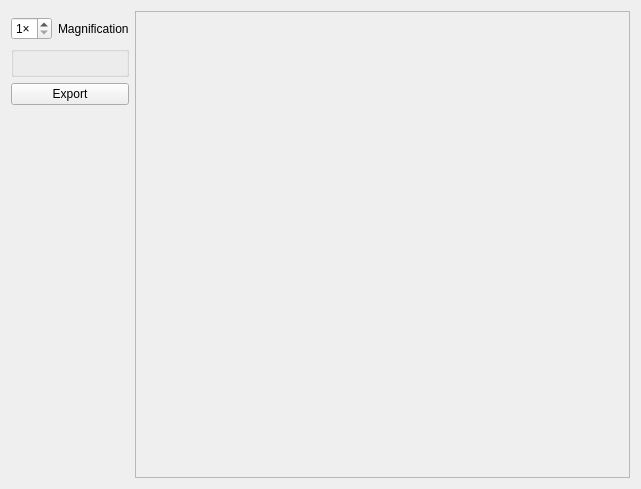
<?xml version="1.0" encoding="UTF-8"?>
<ui version="4.0">
 <class>MapView</class>
 <widget class="QWidget" name="MapView">
  <property name="geometry">
   <rect>
    <x>0</x>
    <y>0</y>
    <width>641</width>
    <height>489</height>
   </rect>
  </property>
  <property name="windowTitle">
   <string>Maps</string>
  </property>
  <layout class="QGridLayout" name="gridLayout">
   <item row="0" column="0">
    <layout class="QVBoxLayout" name="bgLayout"/>
   </item>
   <item row="0" column="1" rowspan="5">
    <widget class="QScrollArea" name="scrollArea">
     <property name="widgetResizable">
      <bool>true</bool>
     </property>
     <property name="alignment">
      <set>Qt::AlignLeading|Qt::AlignLeft|Qt::AlignTop</set>
     </property>
     <widget class="QWidget" name="scrollAreaWidgetContents">
      <property name="geometry">
       <rect>
        <x>0</x>
        <y>0</y>
        <width>457</width>
        <height>463</height>
       </rect>
      </property>
      <layout class="QVBoxLayout" name="verticalLayout">
       <property name="leftMargin">
        <number>0</number>
       </property>
       <property name="topMargin">
        <number>0</number>
       </property>
       <property name="rightMargin">
        <number>0</number>
       </property>
       <property name="bottomMargin">
        <number>0</number>
       </property>
       <item>
        <widget class="QLabel" name="map">
         <property name="text">
          <string/>
         </property>
        </widget>
       </item>
       <item>
        <spacer name="verticalSpacer_2">
         <property name="orientation">
          <enum>Qt::Vertical</enum>
         </property>
         <property name="sizeHint" stdset="0">
          <size>
           <width>20</width>
           <height>40</height>
          </size>
         </property>
        </spacer>
       </item>
      </layout>
     </widget>
    </widget>
   </item>
   <item row="2" column="0">
    <widget class="QGBA::AssetTile" name="tile"/>
   </item>
   <item row="4" column="0">
    <spacer name="verticalSpacer">
     <property name="orientation">
      <enum>Qt::Vertical</enum>
     </property>
     <property name="sizeHint" stdset="0">
      <size>
       <width>0</width>
       <height>0</height>
      </size>
     </property>
    </spacer>
   </item>
   <item row="1" column="0">
    <layout class="QHBoxLayout" name="horizontalLayout_4">
     <item>
      <widget class="QSpinBox" name="magnification">
       <property name="sizePolicy">
        <sizepolicy hsizetype="Fixed" vsizetype="Fixed">
         <horstretch>0</horstretch>
         <verstretch>0</verstretch>
        </sizepolicy>
       </property>
       <property name="suffix">
        <string>×</string>
       </property>
       <property name="minimum">
        <number>1</number>
       </property>
       <property name="maximum">
        <number>4</number>
       </property>
      </widget>
     </item>
     <item>
      <widget class="QLabel" name="label_2">
       <property name="text">
        <string>Magnification</string>
       </property>
      </widget>
     </item>
    </layout>
   </item>
   <item row="3" column="0">
    <widget class="QPushButton" name="exportButton">
     <property name="text">
      <string>Export</string>
     </property>
    </widget>
   </item>
  </layout>
 </widget>
 <customwidgets>
  <customwidget>
   <class>QGBA::AssetTile</class>
   <extends>QGroupBox</extends>
   <header>AssetTile.h</header>
   <container>1</container>
  </customwidget>
 </customwidgets>
 <resources/>
 <connections/>
</ui>
